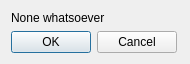
<?xml version="1.0" encoding="UTF-8"?>
<ui version="4.0">
 <class>UIHydraControls</class>
 <widget class="QWidget" name="UIHydraControls">
  <property name="windowModality">
   <enum>Qt::NonModal</enum>
  </property>
  <property name="geometry">
   <rect>
    <x>0</x>
    <y>0</y>
    <width>190</width>
    <height>62</height>
   </rect>
  </property>
  <property name="windowTitle">
   <string>Sixense Hydra tracker settings FaceTrackNoIR</string>
  </property>
  <property name="windowIcon">
   <iconset>
    <normaloff>images/opentrack.png</normaloff>images/opentrack.png</iconset>
  </property>
  <property name="layoutDirection">
   <enum>Qt::LeftToRight</enum>
  </property>
  <property name="autoFillBackground">
   <bool>false</bool>
  </property>
  <layout class="QFormLayout" name="formLayout">
   <item row="0" column="0">
    <widget class="QLabel" name="label">
     <property name="text">
      <string>None whatsoever</string>
     </property>
    </widget>
   </item>
   <item row="1" column="0">
    <widget class="QDialogButtonBox" name="buttonBox">
     <property name="standardButtons">
      <set>QDialogButtonBox::Cancel|QDialogButtonBox::Ok</set>
     </property>
    </widget>
   </item>
  </layout>
 </widget>
 <resources/>
 <connections/>
 <slots>
  <slot>startEngineClicked()</slot>
  <slot>stopEngineClicked()</slot>
  <slot>cameraSettingsClicked()</slot>
 </slots>
</ui>
